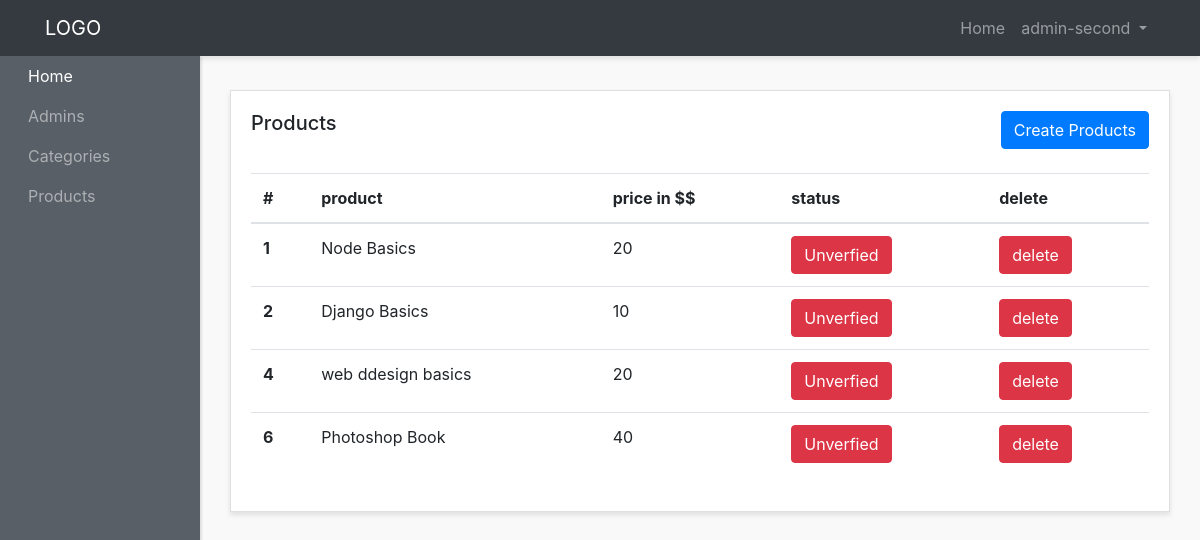
The app's page /admin-panel/products-admins/show-products.php (signed in) with its own data.
### tables this page shows
CREATE TABLE `products` (
  `id` int(3) NOT NULL,
  `name` varchar(200) NOT NULL,
  `image` varchar(200) NOT NULL,
  `price` int(3) NOT NULL,
  `file` text NOT NULL,
  `description` text NOT NULL,
  `status` int(11) NOT NULL DEFAULT 1,
  `category_id` int(3) NOT NULL,
  `created_at` timestamp NOT NULL DEFAULT current_timestamp()
);

### admin-panel/products-admins/show-products.php (the view, shortened to what this page needs)
<?php require "../layouts/header.php"; ?>
<?php require "../../config/config.php"; ?>
<?php
  $select = $conn->query("SELECT * FROM products");
  $select->execute();
  $products = $select->fetchAll(PDO::FETCH_OBJ);
?>
    <div class="container-fluid">
          <div class="row">
        <div class="col">
          <div class="card">
            <div class="card-body">
              <h5 class="card-title mb-4 d-inline">Products</h5>
              <a  href="<?php echo ADMINURL;?>/products-admins/create-products.php" class="btn btn-primary mb-4 text-center float-right">Create Products</a>
              <table class="table">
                <thead>
                  <tr>
                    <th scope="col">#</th>
                    <th scope="col">product</th>
                    <th scope="col">price in $$</th>
                    <th scope="col">status</th>
                    <th scope="col">delete</th>
                  </tr>
                </thead>
                <tbody>
                  <?php foreach($products as $product): ?>
                  <tr>
                    <th scope="row"><?php echo $product->id; ?></th>
                    <td><?php echo $product->name;?></td>
                    <td><?php echo $product->price; ?></td>
                    <?php if($product->status>0) :?>
                     <td><a href="<?php echo ADMINURL; ?>/products-admins/status.php?id=<?php echo $product->id;  ?>&status=<?php echo $product->status; ?>" class="btn btn-danger  text-center ">Unverfied</a></td>
                     <?php else : ?>
                     <td><a href="<?php echo ADMINURL; ?>/products-admins/status.php?id=<?php echo $product->id;  ?>&status=<?php echo $product->status; ?>" class="btn btn-success  text-center ">verfied</a></td>
                     <?php endif; ?>
                     <td><a href="<?php echo ADMINURL ?>/products-admins/delete-products.php?id=<?php echo $product->id; ?>" class="btn btn-danger  text-center ">delete</a></td>
                  </tr>
                  <?php endforeach; ?>
                </tbody>
              </table>
            </div>
          </div>
        </div>
      </div>
  </div>
<?php require "../layouts/footer.php"; ?>

### admin-panel/styles/style.css (style rules this page uses)
body { background:#f9f9f9; }
.card { margin-bottom: 15px; border-radius:0; box-shadow: 0 3px 5px rgba(0,0,0,.1); }

### records on screen
products: id "1", name "Node Basics", price "20"
products: id "2", name "Django Basics", price "10"
products: id "4", name "web ddesign basics", price "20"
products: id "6", name "Photoshop Book", price "40"

### other values on screen
$_SESSION['adminname'] "admin-second"
